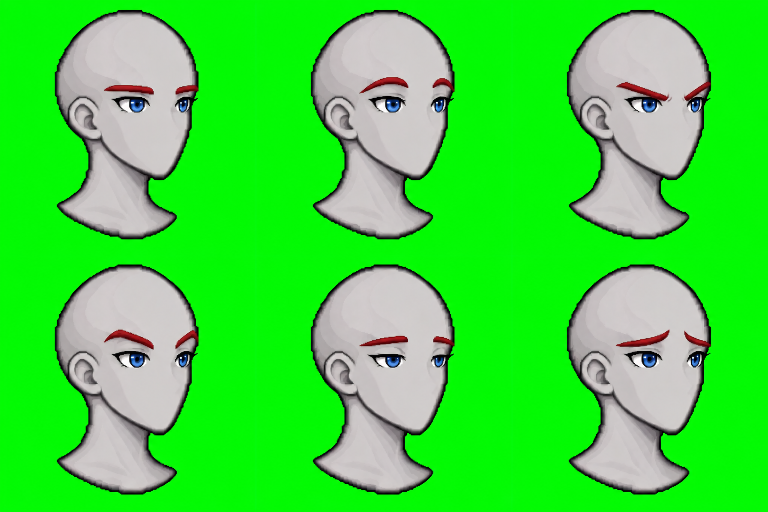
#> input picture art_source/new_art/portraits/source/brows_m_sheet.png, 1536 x 1024 px (shown at 1/2 size); its folder holds 2 pictures in this run
$ python process_brows.py
#> lines starting #> are read from the running program, lines starting #| are printed output that depends on the picture; after the words box and inside, x2 and y2 are one past the last pixel; in counts of white or black regions, pixels touching at a corner belong together
"""Cut eyebrows from a ChatGPT brow sheet (3x2 grid of face_template_<sex>.png with the brows drawn in pure red)
into 200x200 GRAYSCALE value maps aligned to <sex>_head_skin.png: <sex>_brows_<expr>.png.
The game tints them with the hero's HAIR ramp, so brows match the hair colour.

Alignment: silhouette fit of each drawn head to the base head, then a shift so the drawn (blue) eyes land on the
base neutral_almond iris - brows must sit right above the eyes.
Usage: python3 process_brows.py m|f
"""
import os, sys, json, numpy as np
from PIL import Image
from scipy import ndimage as ndi
from scipy.optimize import minimize

HERE = os.path.dirname(os.path.abspath(__file__))
ROOT = os.path.join(HERE, '..', '..', '..')
EXPR = ['neutral', 'smile', 'stern', 'grin', 'sleepy', 'worried']


SCALE = None


def main(sex, scale=None):
#> called with sex = 'm'
    global SCALE; SCALE = scale
    a = np.asarray(Image.open(os.path.join(HERE, 'source', f'brows_{sex}_sheet.png')).convert('RGB')).astype(int)
    r, g, b = a[..., 0], a[..., 1], a[..., 2]
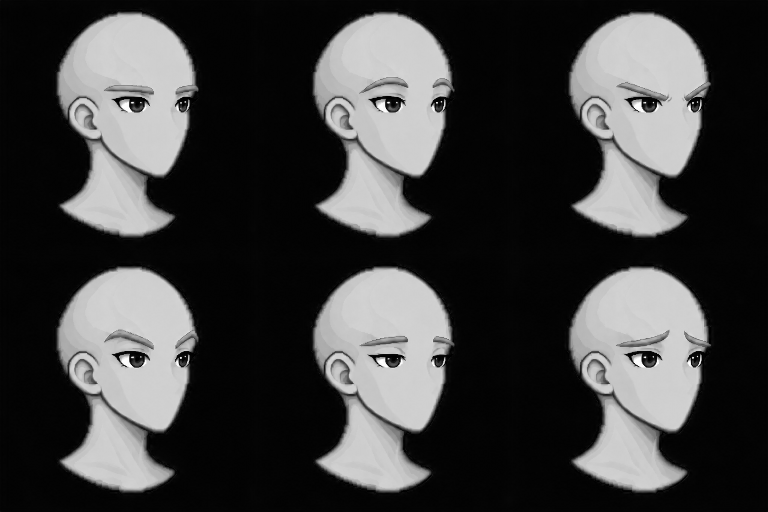
#> r: shape (1024, 1536) int64 (shown at 1/2 size); min 0, max 255, mean 65.5
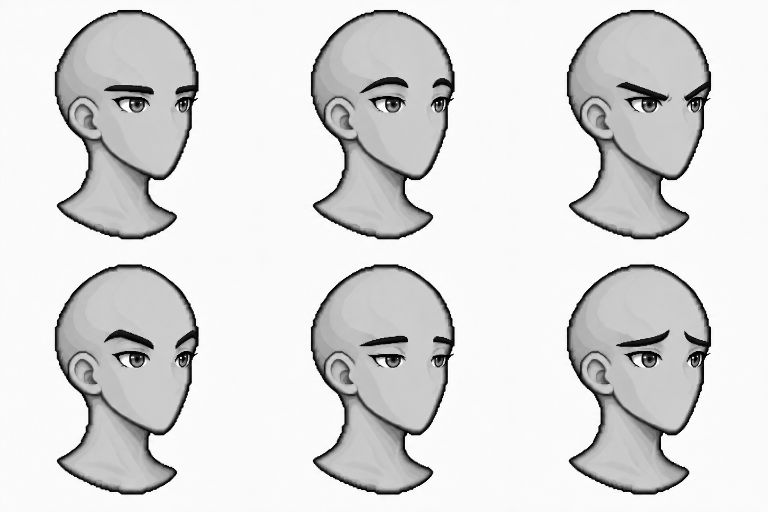
#> g: shape (1024, 1536) int64 (shown at 1/2 size); min 0, max 255, mean 219.3
    green = (g - r > 60) & (g - b > 60)
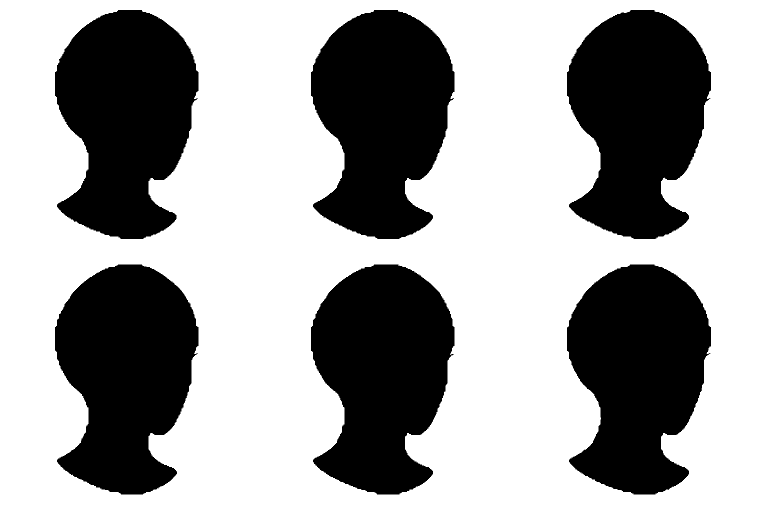
#> green: shape (1024, 1536) bool (shown at 1/2 size); 63.4% white; 6 black regions, box (x1, y1, x2, y2) and area: (1134, 529, 1422, 989) 96382, (622, 529, 909, 989) 96302, (110, 529, 397, 989) 96134, (1134, 20, 1422, 478) 95931, (622, 20, 909, 478) 95871, (110, 20, 397, 478) 95786
    lab, n = ndi.label(~green); sz = ndi.sum(~green, lab, range(1, n + 1))
#> after `lab, n = ndi.label(~green)`:
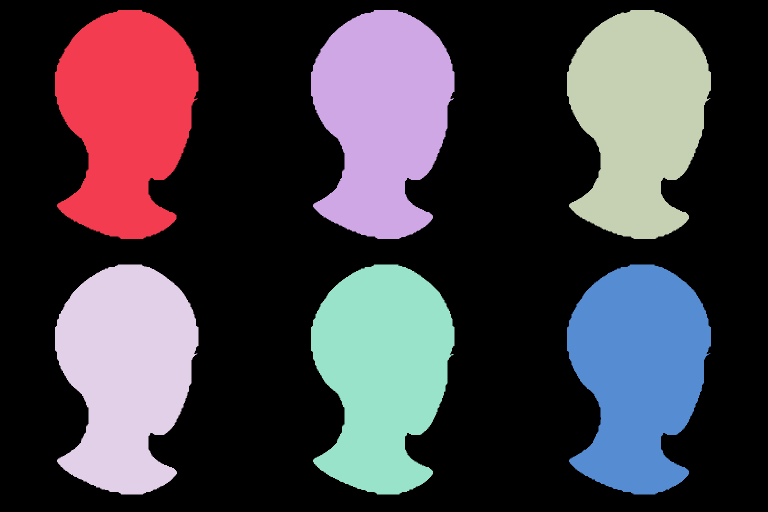
#> lab: shape (1024, 1536) int32 (shown at 1/2 size); 8 distinct labels, from 0 to 7; one colour per label, 0 black
#> after `lab, n = ndi.label(~green)`: n = 7
#> after `sz = ndi.sum(~green, lab, range(1, n + 1))`: sz = [95786, 95871, 95931, 96132, 96302, 96382, 2]
    heads = [int(i) + 1 for i in np.argsort(-sz)[:6]]
#> heads = [6, 5, 4, 3, 2, 1]
    cen = {h: ndi.center_of_mass(lab == h) for h in heads}
#> cen = {6: (745.4, 1276.8), 5: (745.5, 764.4), 4: (745.5, 252.1), 3: (235.6, 1276.8), 2: (235.7, 764.4), 1: (235.7, 252.1)}
    heads.sort(key=lambda h: (cen[h][0] > a.shape[0] / 2, cen[h][1]))
#> (the run stopped early here; a loop or call above may not have finished)
